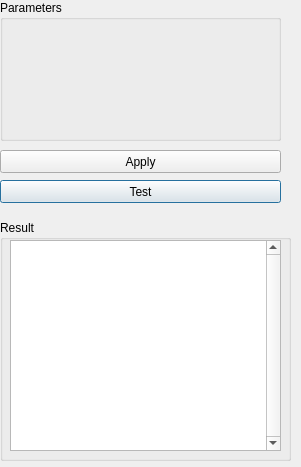
<?xml version="1.0" encoding="UTF-8"?>
<ui version="4.0">
 <author>Nestor Rodriguez</author>
 <class>Dialog</class>
 <widget class="QDialog" name="Dialog">
  <property name="windowModality">
   <enum>Qt::NonModal</enum>
  </property>
  <property name="geometry">
   <rect>
    <x>0</x>
    <y>0</y>
    <width>301</width>
    <height>467</height>
   </rect>
  </property>
  <property name="windowTitle">
   <string>Bmda</string>
  </property>
  <widget class="QWidget" name="verticalLayoutWidget">
   <property name="geometry">
    <rect>
     <x>0</x>
     <y>0</y>
     <width>281</width>
     <height>141</height>
    </rect>
   </property>
   <layout class="QVBoxLayout" name="verticalLayout">
    <item>
     <widget class="QGroupBox" name="paramBox">
      <property name="title">
       <string>Parameters</string>
      </property>
     </widget>
    </item>
   </layout>
  </widget>
  <widget class="QGroupBox" name="resultBox">
   <property name="geometry">
    <rect>
     <x>0</x>
     <y>220</y>
     <width>291</width>
     <height>241</height>
    </rect>
   </property>
   <property name="title">
    <string>Result</string>
   </property>
   <widget class="QTextEdit" name="resultTextEdit">
    <property name="geometry">
     <rect>
      <x>10</x>
      <y>20</y>
      <width>271</width>
      <height>211</height>
     </rect>
    </property>
    <property name="verticalScrollBarPolicy">
     <enum>Qt::ScrollBarAlwaysOn</enum>
    </property>
   </widget>
  </widget>
  <widget class="QPushButton" name="runButton">
   <property name="geometry">
    <rect>
     <x>0</x>
     <y>180</y>
     <width>281</width>
     <height>23</height>
    </rect>
   </property>
   <property name="text">
    <string>Test</string>
   </property>
  </widget>
  <widget class="QPushButton" name="applyButton">
   <property name="geometry">
    <rect>
     <x>0</x>
     <y>150</y>
     <width>281</width>
     <height>23</height>
    </rect>
   </property>
   <property name="text">
    <string>Apply</string>
   </property>
  </widget>
 </widget>
 <resources/>
 <connections/>
</ui>
